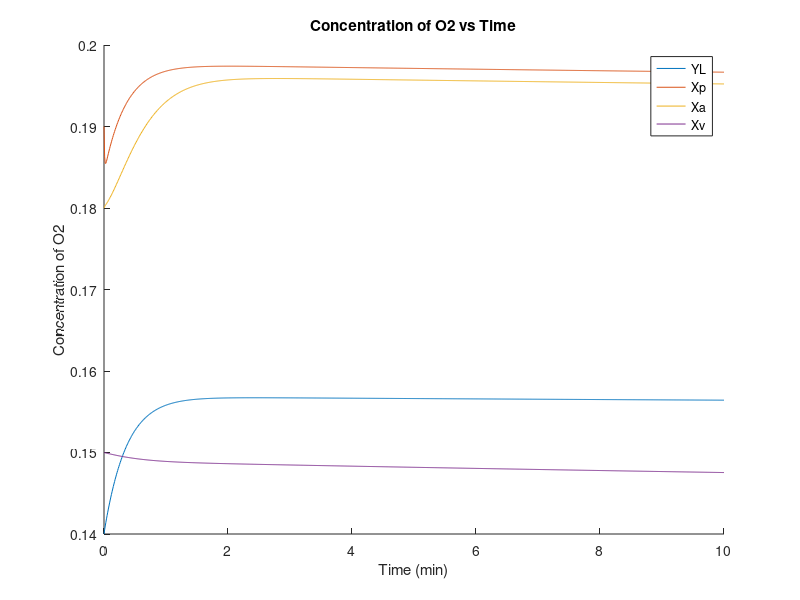

This chart was generated by the following MATLAB code:
%% P2Q1b
%Parameters for Model 1
Ka = 7500; %ml air/min
M = 220; %ml O2/min
Qa = 4000; %ml air/min
Qb = 4500; %ml blood/min
Va = 1600; %ml 
Yair = 0.21; %ml O2/ml air
Vp = 75; %ml
Vv = 45000; %ml
P = 760; %mmHg
sigma = 0.97; %Fraction of venous blood that goes through the lungs
Keq = 0.65; %Equilbirum between Yl , Xp
Vl = 2720; %ml
tao = 5; %seconds

%Initial Conditions
Yl = 0.14;
Xp = 0.19; 
Xa = 0.18;
Xv = 0.15;

x0 = [Yl Xp Xa Xv].';

A = [((-Ka/Vl)+(-Qa/Vl))        (Keq*Ka/Vl)                             0          0;
     (Ka/Vp)                    ((-Keq*Ka/Vp)+(-sigma*Qb/Vp))           0          (sigma*Qb/Vp);
     0                          (sigma*Qb/Va)                           (-Qb/Va)   ((1-sigma)*Qb/Va);
     0                          0                                       (Qb/Vv)    (-Qb/Vv)
];

b = [(Qa*Yair/Vl)   0  0    -(M/Vv)].';

%% Finding Particular Solution + EigenValues/Vectors + Steady State 

yp = A\-b; %Particular Solution Calculation
[Evectors, Evalues] = eig(A);
Evector1 = Evectors(:,1);
Evector2 = Evectors(:,2);
Evector3 = Evectors(:,3);
Evector4 = Evectors(:,4);
Evalue1 = Evalues(1,1);
Evalue2 = Evalues(2,2);
Evalue3 = Evalues(3,3);
Evalue4 = Evalues(4,4);

%% Finding Constant Values
Cvalues = Evectors\(x0-yp);
C1 = Cvalues(1);
C2 = Cvalues(2);
C3 = Cvalues(3);
C4 = Cvalues(4);

%% Plotting
hold on
time = linspace(0,10,1000);
for i=1:4
    plot(time,C1*Evector1(i)*exp(Evalue1*time)+C2*Evector2(i)*exp(Evalue2*time)+C3*Evector3(i)*exp(Evalue3*time)+C4*Evector4(i)*exp(Evalue4*time)+yp(i));
end
hold off

xlabel('Time (min)');
ylabel('Concentration of O2');
legend('YL','Xp','Xa','Xv');
title('Concentration of O2 vs Time');







